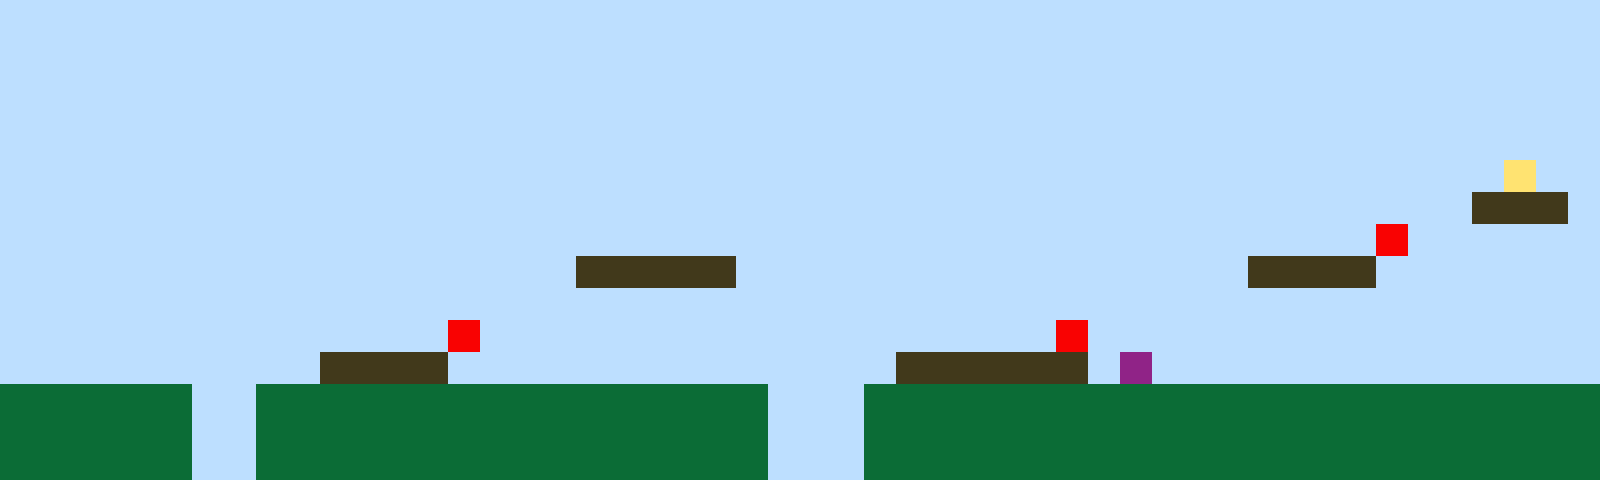

A level layout from a 2D game, rendered from its tile map. Below: a short description, then the map file with its tile-grid data intact:
An orthogonal 50x15 tile map with 32x32 px tiles, 1 tile layer (Tile Layer 1).

<map version="1.10" tiledversion="1.11.2" orientation="orthogonal" renderorder="right-up" width="50" height="15" tilewidth="32" tileheight="32" infinite="0" nextlayerid="2" nextobjectid="1"><editorsettings><export target="map1.csv" format="csv" /></editorsettings><tileset firstgid="1" name="sprites" tilewidth="32" tileheight="32" tilecount="6" columns="3"><image source="sprites.png" width="96" height="64" /></tileset><layer id="1" name="Tile Layer 1" width="50" height="15"><data encoding="csv">1,1,1,1,1,1,1,1,1,1,1,1,1,1,1,1,1,1,1,1,1,1,1,1,1,1,1,1,1,1,1,1,1,1,1,1,1,1,1,1,1,1,1,1,1,1,1,1,1,1,1,1,1,1,1,1,1,1,1,1,1,1,1,1,1,1,1,1,1,1,1,1,1,1,1,1,1,1,1,1,1,1,1,1,1,1,1,1,1,1,1,1,1,1,1,1,1,1,1,1,1,1,1,1,1,1,1,1,1,1,1,1,1,1,1,1,1,1,1,1,1,1,1,1,1,1,1,1,1,1,1,1,1,1,1,1,1,1,1,1,1,1,1,1,1,1,1,1,1,1,1,1,1,1,1,1,1,1,1,1,1,1,1,1,1,1,1,1,1,1,1,1,1,1,1,1,1,1,1,1,1,1,1,1,1,1,1,1,1,1,1,1,1,1,1,1,1,1,1,1,1,1,1,1,1,1,1,1,1,1,1,1,1,1,1,1,1,1,1,1,1,1,1,1,1,1,1,1,1,1,1,1,1,1,1,1,1,1,1,1,1,1,1,1,1,1,1,1,1,1,1,1,1,1,1,1,1,1,1,1,1,1,1,1,1,1,1,1,1,1,1,1,1,1,1,1,1,1,1,1,1,1,1,1,1,1,1,1,1,1,1,1,1,1,1,1,1,4,1,1,1,1,1,1,1,1,1,1,1,1,1,1,1,1,1,1,1,1,1,1,1,1,1,1,1,1,1,1,1,1,1,1,1,1,1,1,1,1,1,1,1,1,1,1,1,1,3,3,3,1,1,1,1,1,1,1,1,1,1,1,1,1,1,1,1,1,1,1,1,1,1,1,1,1,1,1,1,1,1,1,1,1,1,1,1,1,1,1,1,1,1,1,1,5,1,1,1,1,1,1,1,1,1,1,1,1,1,1,1,1,1,1,1,1,1,1,1,1,3,3,3,3,3,1,1,1,1,1,1,1,1,1,1,1,1,1,1,1,1,3,3,3,3,1,1,1,1,1,1,1,1,1,1,1,1,1,1,1,1,1,1,1,1,1,1,1,1,1,1,1,1,1,1,1,1,1,1,1,1,1,1,1,1,1,1,1,1,1,1,1,1,1,1,1,1,1,1,1,1,1,1,1,1,1,1,1,1,1,1,1,1,1,1,1,5,1,1,1,1,1,1,1,1,1,1,1,1,1,1,1,1,1,1,5,1,1,1,1,1,1,1,1,1,1,1,1,1,1,1,1,1,1,1,1,1,1,1,1,1,1,3,3,3,3,1,1,1,1,1,1,1,1,1,1,1,1,1,1,3,3,3,3,3,3,1,6,1,1,1,1,1,1,1,1,1,1,1,1,1,1,2,2,2,2,2,2,1,1,2,2,2,2,2,2,2,2,2,2,2,2,2,2,2,2,1,1,1,2,2,2,2,2,2,2,2,2,2,2,2,2,2,2,2,2,2,2,2,2,2,2,2,2,2,2,2,2,1,1,2,2,2,2,2,2,2,2,2,2,2,2,2,2,2,2,1,1,1,2,2,2,2,2,2,2,2,2,2,2,2,2,2,2,2,2,2,2,2,2,2,2,2,2,2,2,2,2,1,1,2,2,2,2,2,2,2,2,2,2,2,2,2,2,2,2,1,1,1,2,2,2,2,2,2,2,2,2,2,2,2,2,2,2,2,2,2,2,2,2,2,2</data></layer></map>
